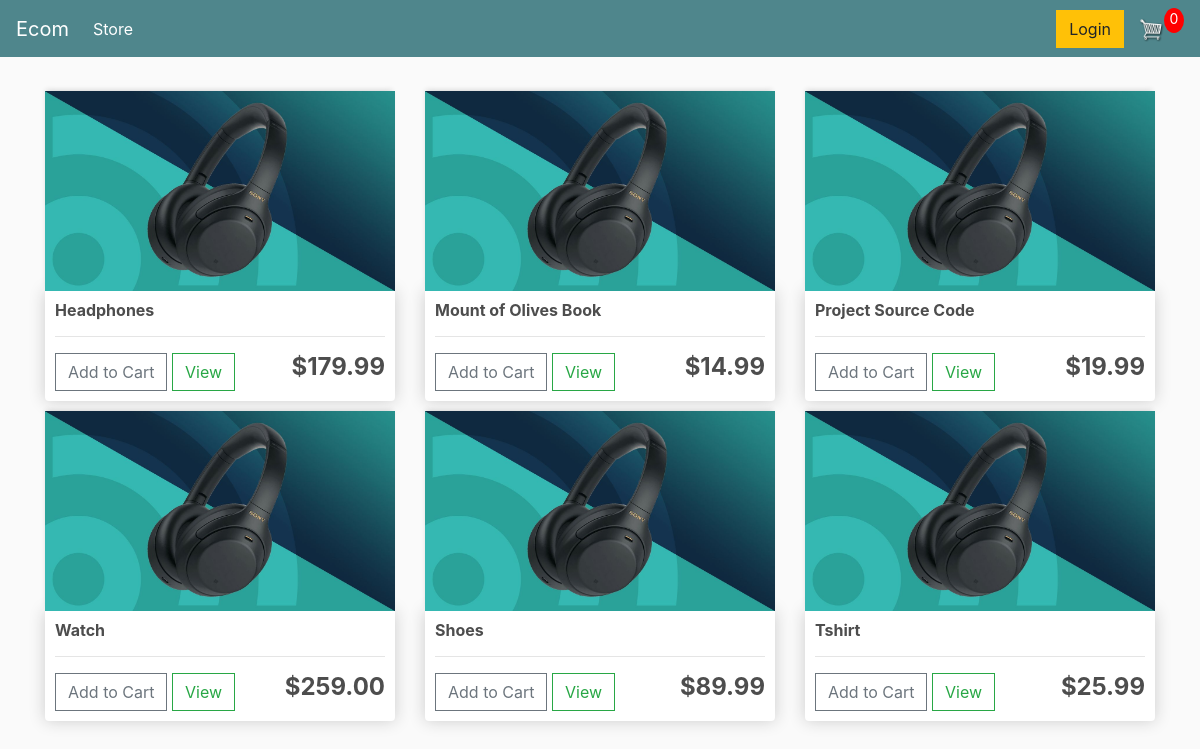
The page / on the database its author committed.
### store/models.py (models this page shows, shortened)
class Product(models.Model):
    name = models.CharField(max_length=200)
    price = models.FloatField()
    digital = models.BooleanField(default=False,null=True,blank=True)
    image = models.ImageField(null=True, blank=True)
    @property
    def imageURL(self):
        try:
            url = self.image.url
        except:
            url = ''
        return url

### store/views.py (the view)
# urls.py: path('', include('store.urls'))
def store(request):
    if request.user.is_authenticated:
        customer = request.user.customer
        order, created = Order.objects.get_or_create(customer=customer, complete=False)
        items = order.orderitem_set.all()
        cartItems = order.get_cart_items
    else:
        items = []
        order = {'get_cart_total':0, 'get_cart_items': 0}
        cartItems = order['get_cart_items']
    products = Product.objects.all()
    context = {'products': products, 'cartItems': cartItems}
    return render(request, 'store/store.html', context)

### store/templates/store/store.html
{% extends 'store/main.html' %}
{% load static %}
{% block content %}
<div class="row">
    {% for product in products %}
    <div class="col-lg-4">
        <img class="thumbnail" src="{{ product.imageURL }}">
        <div class="box-element product">
            <h6><strong>{{ product.name }}</strong></h6>
            <hr>
            <button data-product="{{product.id}}" data-action="add" class="btn btn-outline-secondary add-btn update-cart">Add to Cart</button>
            <a class="btn btn-outline-success" href="#">View</a>
            <h4 style="display: inline-block; float: right"><strong>${{product.price|floatformat:2}}</strong></h4>
        </div>
    </div>
    {% endfor %}
</div>
{% endblock content %}

### store/templates/store/main.html (shortened to what this page needs)
<!DOCTYPE html>
{% load static %}
<html>
<head>
    <link rel="stylesheet" href="https://stackpath.bootstrapcdn.com/bootstrap/4.4.1/css/bootstrap.min.css"
>
    <link rel="stylesheet" type="text/css" href="{% static 'css/main.css' %}">
</head>
<body>
    <nav class="navbar navbar-expand-lg navbar-dark bg-dark">
        <a class="navbar-brand" href="{% url 'store' %}">Ecom</a>
        <div class="collapse navbar-collapse" id="navbarSupportedContent">
            <ul class="navbar-nav mr-auto">
                <li class="nav-item active">
                    <a class="nav-link" href="{% url 'store' %}">Store <span class="sr-only">(current)</span></a>
                </li>
            </ul>
            <div class="form-inline my-2 my-lg-0">
                <a href="#" class="btn btn-warning">Login</a>
                <a href="{% url 'cart' %}">
                    <img id="cart-icon" src="{% static 'images/cart.png' %}">
                </a>
                <p id="cart-total">{{cartItems}}</p>
            </div>
        </div>
    </nav>
    <div class="container">
        <br>
        {% block content %}
        {% endblock content %}
    </div>
</body>
</html>

### static/css/main.css (style rules this page uses)
body { background-color: hsl(0, 0%, 98%); }
h1, h2, h3, h4, h5, h6 { color: hsl(0, 0%, 30%); }
.box-element { box-shadow: hsl(0, 0%, 80%) 0 0 16px; background-color: #fff; border-radius: 4px; padding: 10px; }
.thumbnail { width: 100%; height: 200px; -webkit-box-shadow: -1px -3px 5px -2px rgba(214, 214, 214, 1); -moz-box-shadow: -1px -3px 5px -2px rgba(214, 214, 214, 1); box-shadow: -1px -3px 5px -2px rgba(214, 214, 214, 1); }
.product { border-radius: 0 0 4px 4px; }
.bg-dark { background-color: #4f868c !important; }
#cart-icon { width: 25px; display: inline-block; margin-left: 15px; }
#cart-total { display: block; text-align: center; color: #fff; background-color: red; width: 20px; height: 25px; border-radius: 50%; font-size: 14px; }
.col-lg-4, .col-lg-6, .col-lg-8, .col-lg-12 { margin-top: 10px; }
.btn { border-radius: 0; }

### rows shown on the page
Product: imageURL (picture), name "Headphones", price "179.99"
Product: imageURL (picture), name "Mount of Olives Book", price "14.99"
Product: imageURL (picture), name "Project Source Code", price "19.99"
Product: imageURL (picture), name "Watch", price "259.00"
Product: imageURL (picture), name "Shoes", price "89.99"
Product: imageURL (picture), name "Tshirt", price "25.99"

### other values the page prints
{{ cartItems }} "0"
